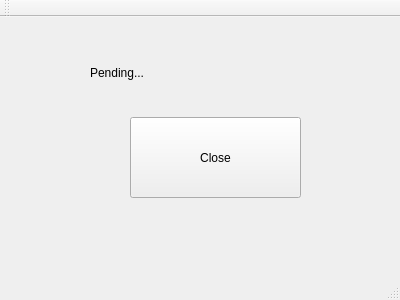
<?xml version="1.0" encoding="UTF-8"?>
<ui version="4.0">
 <class>MainWindow</class>
 <widget class="QMainWindow" name="MainWindow">
  <property name="geometry">
   <rect>
    <x>0</x>
    <y>0</y>
    <width>400</width>
    <height>300</height>
   </rect>
  </property>
  <property name="windowTitle">
   <string>MainWindow</string>
  </property>
  <widget class="QWidget" name="centralWidget">
   <widget class="QPushButton" name="CloseButton">
    <property name="geometry">
     <rect>
      <x>130</x>
      <y>100</y>
      <width>171</width>
      <height>81</height>
     </rect>
    </property>
    <property name="text">
     <string>Close</string>
    </property>
   </widget>
   <widget class="QLabel" name="label">
    <property name="geometry">
     <rect>
      <x>90</x>
      <y>30</y>
      <width>191</width>
      <height>51</height>
     </rect>
    </property>
    <property name="text">
     <string>Pending...</string>
    </property>
   </widget>
  </widget>
  <widget class="QMenuBar" name="menuBar">
   <property name="geometry">
    <rect>
     <x>0</x>
     <y>0</y>
     <width>400</width>
     <height>28</height>
    </rect>
   </property>
  </widget>
  <widget class="QToolBar" name="mainToolBar">
   <attribute name="toolBarArea">
    <enum>TopToolBarArea</enum>
   </attribute>
   <attribute name="toolBarBreak">
    <bool>false</bool>
   </attribute>
  </widget>
  <widget class="QStatusBar" name="statusBar"/>
 </widget>
 <layoutdefault spacing="6" margin="11"/>
 <resources/>
 <connections/>
</ui>
